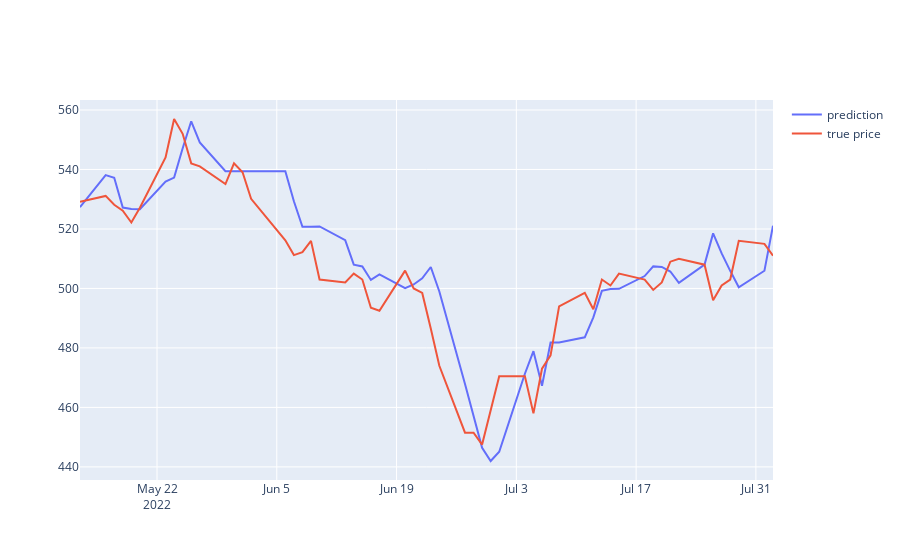

The notebook cell saved with this chart:
### Code cell
# gragh of y1 prediction 
fig = go.Figure()
fig.add_trace(go.Scatter(x = val1["Date"], y = val1["gbr_pred_y2"], mode = "lines", name = "prediction"))
fig.add_trace(go.Scatter(x = val1["Date"], y = val1["y2"], mode = "lines", name = "true price"))
fig.show()
